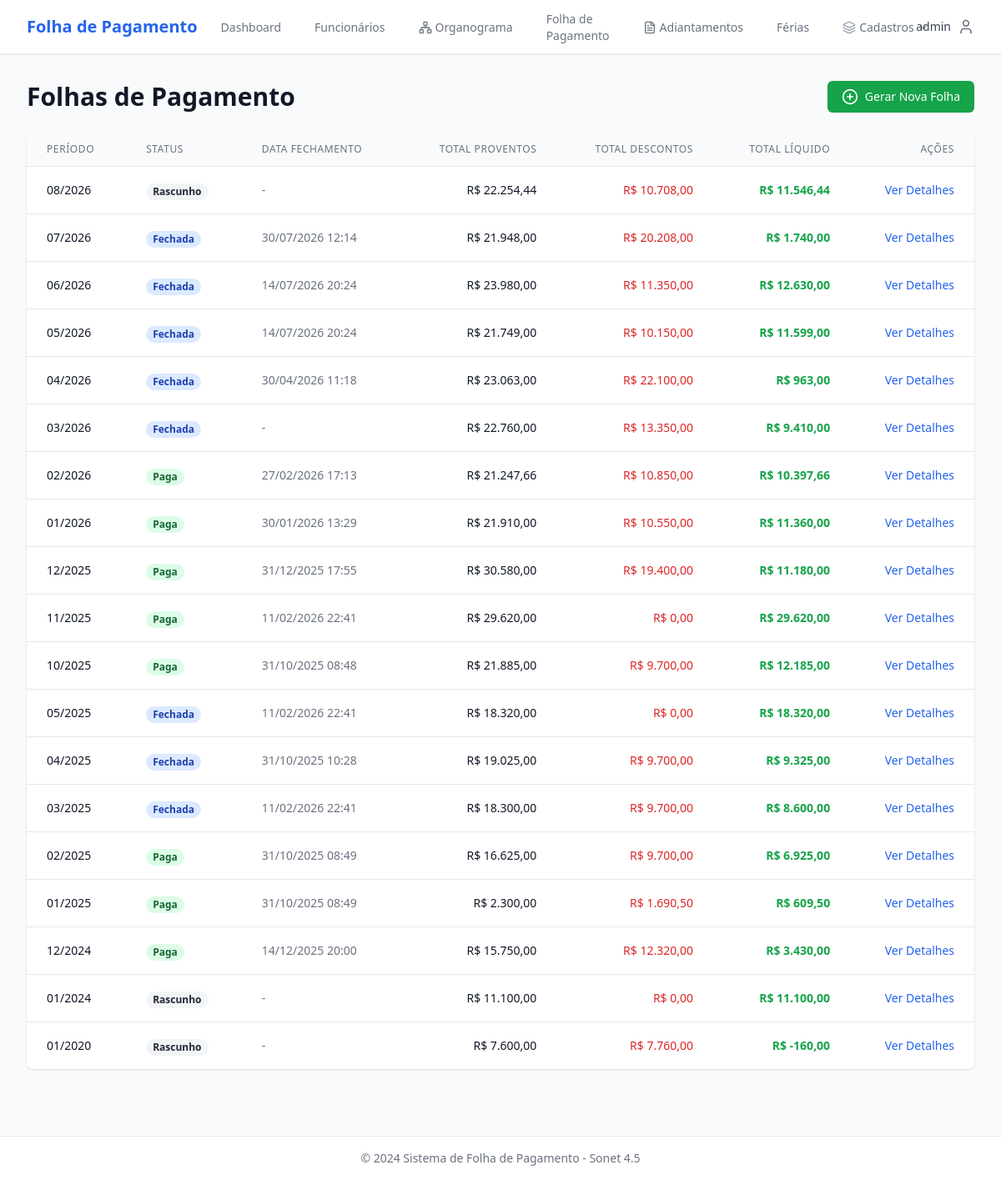
Page /folha/ (signed in) on the committed database.
### folha/models.py (models this page shows, shortened)
class FolhaPagamento(TimeStampedModel):
    STATUS_CHOICES = [
        ('R', 'Rascunho'),
        ('F', 'Fechada'),
        ('P', 'Paga'),
        ('C', 'Cancelada'),
    ]
    mes = models.IntegerField('Mês', validators=[MinValueValidator(1)])
    ano = models.IntegerField('Ano', validators=[MinValueValidator(2000)])
    data_fechamento = models.DateTimeField('Data de Fechamento', null=True, blank=True)
    status = models.CharField('Status', max_length=1, choices=STATUS_CHOICES, default='R')
    contratos_ativos = models.ManyToManyField(
        Contrato,
        verbose_name='Contratos Ativos',
        related_name='folhas',
        blank=True
    )
    observacoes = models.TextField('Observações', blank=True)
    class Meta:
        verbose_name = 'Folha de Pagamento'
        verbose_name_plural = 'Folhas de Pagamento'
        ordering = ['-ano', '-mes']
        unique_together = ['mes', 'ano']
    @property
    def periodo_referencia(self):
        return f"{self.mes:02d}/{self.ano}"
    @property
    def total_proventos(self):
        total = self.itens.filter(
            provento_desconto__tipo='P'
        ).aggregate(total=Sum('valor_lancado'))['total'] or Decimal('0.00')
        return total
    @property
    def total_descontos(self):
        total = self.itens.filter(
            provento_desconto__tipo='D'
        ).aggregate(total=Sum('valor_lancado'))['total'] or Decimal('0.00')
        return total
    @property
    def total_liquido(self):
        return self.total_proventos - self.total_descontos

### folha/views.py (the view)
# urls.py: path('', views.folha_list, name='list'),
@login_required
def folha_list(request):
    folhas = FolhaPagamento.objects.all().order_by('-ano', '-mes')
    context = {
        'folhas': folhas,
    }
    return render(request, 'folha/folha_list.html', context)

### templates/folha/folha_list.html (shortened to what this page needs)
{% extends 'base.html' %}
{% block content %}
<div class="space-y-6">
    <div class="flex justify-between items-center">
        <h1 class="text-3xl font-bold text-gray-900">Folhas de Pagamento</h1>
        <a href="{% url 'folha:gerar' %}" class="inline-flex items-center px-4 py-2 border border-transparent text-sm font-medium rounded-md shadow-sm text-white bg-green-600 hover:bg-green-700">
            <i data-lucide="plus-circle" class="w-5 h-5 mr-2"></i>
            Gerar Nova Folha
        </a>
    </div>
    <div class="bg-white shadow rounded-lg overflow-hidden">
        <table class="min-w-full divide-y divide-gray-200">
            <thead class="bg-gray-50">
                <tr>
                    <th class="px-6 py-3 text-left text-xs font-medium text-gray-500 uppercase tracking-wider">Período</th>
                    <th class="px-6 py-3 text-left text-xs font-medium text-gray-500 uppercase tracking-wider">Status</th>
                    <th class="px-6 py-3 text-left text-xs font-medium text-gray-500 uppercase tracking-wider">Data Fechamento</th>
                    <th class="px-6 py-3 text-right text-xs font-medium text-gray-500 uppercase tracking-wider">Total Proventos</th>
                    <th class="px-6 py-3 text-right text-xs font-medium text-gray-500 uppercase tracking-wider">Total Descontos</th>
                    <th class="px-6 py-3 text-right text-xs font-medium text-gray-500 uppercase tracking-wider">Total Líquido</th>
                    <th class="px-6 py-3 text-right text-xs font-medium text-gray-500 uppercase tracking-wider">Ações</th>
                </tr>
            </thead>
            <tbody class="bg-white divide-y divide-gray-200">
                {% for folha in folhas %}
                <tr class="hover:bg-gray-50">
                    <td class="px-6 py-4 whitespace-nowrap">
                        <div class="text-sm font-medium text-gray-900">{{ folha.periodo_referencia }}</div>
                    </td>
                    <td class="px-6 py-4 whitespace-nowrap">
                        {% if folha.status == 'R' %}
                            <span class="px-2 inline-flex text-xs leading-5 font-semibold rounded-full bg-gray-100 text-gray-800">Rascunho</span>
                        {% elif folha.status == 'F' %}
                            <span class="px-2 inline-flex text-xs leading-5 font-semibold rounded-full bg-blue-100 text-blue-800">Fechada</span>
                        {% elif folha.status == 'P' %}
                            <span class="px-2 inline-flex text-xs leading-5 font-semibold rounded-full bg-green-100 text-green-800">Paga</span>
                        {% else %}
                            <span class="px-2 inline-flex text-xs leading-5 font-semibold rounded-full bg-red-100 text-red-800">Cancelada</span>
                        {% endif %}
                    </td>
                    <td class="px-6 py-4 whitespace-nowrap text-sm text-gray-500">
                        {{ folha.data_fechamento|date:"d/m/Y H:i"|default:"-" }}
                    </td>
                    <td class="px-6 py-4 whitespace-nowrap text-sm text-right text-gray-900 font-medium">
                        R$ {{ folha.total_proventos|floatformat:2 }}
                    </td>
                    <td class="px-6 py-4 whitespace-nowrap text-sm text-right text-red-600 font-medium">
                        R$ {{ folha.total_descontos|floatformat:2 }}
                    </td>
                    <td class="px-6 py-4 whitespace-nowrap text-sm text-right text-green-600 font-bold">
                        R$ {{ folha.total_liquido|floatformat:2 }}
                    </td>
                    <td class="px-6 py-4 whitespace-nowrap text-right text-sm font-medium">
                        <a href="{% url 'folha:detail' folha.pk %}" class="text-blue-600 hover:text-blue-900">Ver Detalhes</a>
                    </td>
                </tr>
                {% empty %}
                <tr>
                    <td colspan="7" class="px-6 py-4 text-center text-sm text-gray-500">Nenhuma folha de pagamento encontrada.</td>
                </tr>
                {% endfor %}
            </tbody>
        </table>
    </div>
</div>
{% endblock %}

### templates/base.html (shortened to what this page needs)
{% load static %}
<!DOCTYPE html>
<html lang="pt-BR">
<head>
    <script src="https://cdn.tailwindcss.com"></script>
</head>
<body class="bg-gray-50 min-h-screen">
    <nav class="bg-white shadow-sm border-b border-gray-200">
        <div class="max-w-7xl mx-auto px-4 sm:px-6 lg:px-8">
            <div class="flex justify-between h-16">
                <div class="flex">
                    <div class="flex-shrink-0 flex items-center">
                        <h1 class="text-xl font-bold text-blue-600">Folha de Pagamento</h1>
                    </div>
                    <div class="hidden sm:ml-6 sm:flex sm:space-x-8">
                        <a href="{% url 'core:dashboard' %}" class="border-transparent text-gray-500 hover:border-gray-300 hover:text-gray-700 inline-flex items-center px-1 pt-1 border-b-2 text-sm font-medium">
                            Dashboard
                        </a>
                        <a href="{% url 'funcionarios:list' %}" class="border-transparent text-gray-500 hover:border-gray-300 hover:text-gray-700 inline-flex items-center px-1 pt-1 border-b-2 text-sm font-medium">
                            Funcionários
                        </a>
                        <a href="{% url 'funcionarios:organograma' %}" class="border-transparent text-gray-500 hover:border-gray-300 hover:text-gray-700 inline-flex items-center px-1 pt-1 border-b-2 text-sm font-medium">
                            <i data-lucide="network" class="w-4 h-4 mr-1"></i>
                            Organograma
                        </a>
                        <a href="{% url 'folha:list' %}" class="border-transparent text-gray-500 hover:border-gray-300 hover:text-gray-700 inline-flex items-center px-1 pt-1 border-b-2 text-sm font-medium">
                            Folha de Pagamento
                        </a>
                        <a href="{% url 'funcionarios:adiantamento_list' %}" class="border-transparent text-gray-500 hover:border-gray-300 hover:text-gray-700 inline-flex items-center px-1 pt-1 border-b-2 text-sm font-medium">
                            <i data-lucide="file-text" class="w-4 h-4 mr-1"></i>
                            Adiantamentos
                        </a>
                        <a href="{% url 'funcionarios:ferias_list' %}" class="border-transparent text-gray-500 hover:border-gray-300 hover:text-gray-700 inline-flex items-center px-1 pt-1 border-b-2 text-sm font-medium">
                            Férias
                        </a>
                        <div class="relative inline-flex items-center" x-data="{ openCadastros: false }">
                            <button @click="openCadastros = !openCadastros" type="button" class="border-transparent text-gray-500 hover:border-gray-300 hover:text-gray-700 inline-flex items-center px-1 pt-1 border-b-2 text-sm font-medium focus:outline-none">
                                <i data-lucide="layers" class="w-4 h-4 mr-1 text-gray-400"></i>
                                Cadastros
                                <i data-lucide="chevron-down" class="w-3.5 h-3.5 ml-1 text-gray-400"></i>
                            </button>
                        </div>
                    </div>
                </div>
                <div class="flex items-center">
                    {% if user.is_authenticated %}
                        <div class="ml-3 relative" x-data="{ open: false }">
                            <button @click="open = !open" class="flex items-center text-sm focus:outline-none focus:ring-2 focus:ring-offset-2 focus:ring-blue-500 rounded-full">
                                <span class="text-gray-700 mr-2">{{ user.username }}</span>
                                <i data-lucide="user" class="w-5 h-5 text-gray-500"></i>
                            </button>
                        </div>
                    {% endif %}
                </div>
            </div>
        </div>
    </nav>
    <main class="max-w-7xl mx-auto px-4 sm:px-6 lg:px-8 py-8">
        {% block content %}{% endblock %}
    </main>
    <footer class="bg-white border-t border-gray-200 mt-12">
        <div class="max-w-7xl mx-auto px-4 sm:px-6 lg:px-8 py-4">
            <p class="text-center text-sm text-gray-500">
                © 2024 Sistema de Folha de Pagamento - Sonet 4.5
            </p>
        </div>
    </footer>
</body>
</html>

### rows in the picture
FolhaPagamento: periodo_referencia "08/2026", status "Rascunho", data_fechamento "-", total_proventos "22.254,44", total_descontos "10.708,00", total_liquido "11.546,44"
FolhaPagamento: periodo_referencia "07/2026", status "Fechada", data_fechamento "30/07/2026 12:14", total_proventos "21.948,00", total_descontos "20.208,00", total_liquido "1.740,00"
FolhaPagamento: periodo_referencia "06/2026", status "Fechada", data_fechamento "14/07/2026 20:24", total_proventos "23.980,00", total_descontos "11.350,00", total_liquido "12.630,00"
FolhaPagamento: periodo_referencia "05/2026", status "Fechada", data_fechamento "14/07/2026 20:24", total_proventos "21.749,00", total_descontos "10.150,00", total_liquido "11.599,00"
FolhaPagamento: periodo_referencia "04/2026", status "Fechada", data_fechamento "30/04/2026 11:18", total_proventos "23.063,00", total_descontos "22.100,00", total_liquido "963,00"
FolhaPagamento: periodo_referencia "03/2026", status "Fechada", data_fechamento "-", total_proventos "22.760,00", total_descontos "13.350,00", total_liquido "9.410,00"
FolhaPagamento: periodo_referencia "02/2026", status "Paga", data_fechamento "27/02/2026 17:13", total_proventos "21.247,66", total_descontos "10.850,00", total_liquido "10.397,66"
FolhaPagamento: periodo_referencia "01/2026", status "Paga", data_fechamento "30/01/2026 13:29", total_proventos "21.910,00", total_descontos "10.550,00", total_liquido "11.360,00"
FolhaPagamento: periodo_referencia "12/2025", status "Paga", data_fechamento "31/12/2025 17:55", total_proventos "30.580,00", total_descontos "19.400,00", total_liquido "11.180,00"
FolhaPagamento: periodo_referencia "11/2025", status "Paga", data_fechamento "11/02/2026 22:41", total_proventos "29.620,00", total_descontos "0,00", total_liquido "29.620,00"
FolhaPagamento: periodo_referencia "10/2025", status "Paga", data_fechamento "31/10/2025 08:48", total_proventos "21.885,00", total_descontos "9.700,00", total_liquido "12.185,00"
FolhaPagamento: periodo_referencia "05/2025", status "Fechada", data_fechamento "11/02/2026 22:41", total_proventos "18.320,00", total_descontos "0,00", total_liquido "18.320,00"
FolhaPagamento: periodo_referencia "04/2025", status "Fechada", data_fechamento "31/10/2025 10:28", total_proventos "19.025,00", total_descontos "9.700,00", total_liquido "9.325,00"
FolhaPagamento: periodo_referencia "03/2025", status "Fechada", data_fechamento "11/02/2026 22:41", total_proventos "18.300,00", total_descontos "9.700,00", total_liquido "8.600,00"
FolhaPagamento: periodo_referencia "02/2025", status "Paga", data_fechamento "31/10/2025 08:49", total_proventos "16.625,00", total_descontos "9.700,00", total_liquido "6.925,00"
FolhaPagamento: periodo_referencia "01/2025", status "Paga", data_fechamento "31/10/2025 08:49", total_proventos "2.300,00", total_descontos "1.690,50", total_liquido "609,50"
FolhaPagamento: periodo_referencia "12/2024", status "Paga", data_fechamento "14/12/2025 20:00", total_proventos "15.750,00", total_descontos "12.320,00", total_liquido "3.430,00"
FolhaPagamento: periodo_referencia "01/2024", status "Rascunho", data_fechamento "-", total_proventos "11.100,00", total_descontos "0,00", total_liquido "11.100,00"
FolhaPagamento: periodo_referencia "01/2020", status "Rascunho", data_fechamento "-", total_proventos "7.600,00", total_descontos "7.760,00", total_liquido "-160,00"

### other values in the picture
{{ user.username }} "admin"
